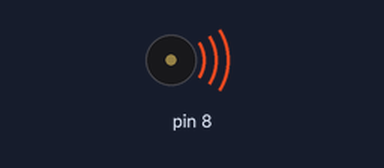
Simulated run of this sketch. Board: Arduino Uno, built with avr-gcc and run on an emulated ATmega328P. Shown: buzzer (waves = sounding).

Above: at 0.5 s.
At 6.7 s:
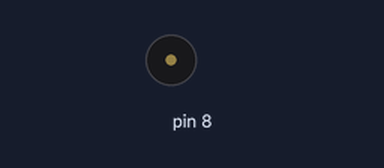
Timing chart, 0 to 10.0 s (numbered marks = the images above):
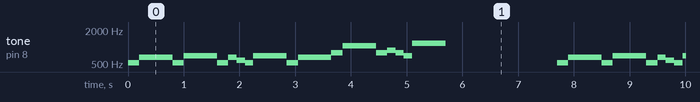

The sketch:

passive_buzzer.ino
```cpp
//www.elegoo.com
//2016.12.08

#include "pitches.h"

// notes in the melody:
int melody[] = {
  NOTE_C5, NOTE_E5, NOTE_C5, NOTE_F5, NOTE_C5, NOTE_E5, NOTE_D5, NOTE_C5, NOTE_F5,
  NOTE_C5, NOTE_E5, NOTE_G5, NOTE_C6, NOTE_G5, NOTE_A5, NOTE_G5, NOTE_F5, NOTE_D6,};
int duration[] = {
  100, 300, 100, 300, 100, 75, 75, 75, 300,
  100, 300, 100, 300, 100, 75, 75, 75 ,300};  // 500 miliseconds

void setup() {

}

void loop() {
  for (int i = 0; i < 18; i++) {
    // pin8 output the voice, every scale is 0.5 sencond
    tone(8, melody[i]);

    // Output the voice after several minutes
    delay(duration[i]*2);
    noTone(8);
  }

  // restart after two seconds
  delay(2000);
}
```

pitches.h
```cpp
/*************************************************
 * Public Constants
 *************************************************/

#define NOTE_B0  31
#define NOTE_C1  33
#define NOTE_CS1 35
#define NOTE_D1  37
#define NOTE_DS1 39
#define NOTE_E1  41
#define NOTE_F1  44
#define NOTE_FS1 46
#define NOTE_G1  49
#define NOTE_GS1 52
#define NOTE_A1  55
#define NOTE_AS1 58
#define NOTE_B1  62
#define NOTE_C2  65
#define NOTE_CS2 69
#define NOTE_D2  73
#define NOTE_DS2 78
#define NOTE_E2  82
#define NOTE_F2  87
#define NOTE_FS2 93
#define NOTE_G2  98
#define NOTE_GS2 104
#define NOTE_A2  110
#define NOTE_AS2 117
#define NOTE_B2  123
#define NOTE_C3  131
#define NOTE_CS3 139
#define NOTE_D3  147
#define NOTE_DS3 156
#define NOTE_E3  165
#define NOTE_F3  175
#define NOTE_FS3 185
#define NOTE_G3  196
#define NOTE_GS3 208
#define NOTE_A3  220
#define NOTE_AS3 233
#define NOTE_B3  247
#define NOTE_C4  262
#define NOTE_CS4 277
#define NOTE_D4  294
#define NOTE_DS4 311
#define NOTE_E4  330
#define NOTE_F4  349
#define NOTE_FS4 370
#define NOTE_G4  392
#define NOTE_GS4 415
#define NOTE_A4  440
#define NOTE_AS4 466
#define NOTE_B4  494
#define NOTE_C5  523
#define NOTE_CS5 554
#define NOTE_D5  587
#define NOTE_DS5 622
#define NOTE_E5  659
#define NOTE_F5  698
#define NOTE_FS5 740
#define NOTE_G5  784
#define NOTE_GS5 831
#define NOTE_A5  880
#define NOTE_AS5 932
#define NOTE_B5  988
#define NOTE_C6  1047
#define NOTE_CS6 1109
#define NOTE_D6  1175
#define NOTE_DS6 1245
#define NOTE_E6  1319
#define NOTE_F6  1397
#define NOTE_FS6 1480
#define NOTE_G6  1568
#define NOTE_GS6 1661
#define NOTE_A6  1760
#define NOTE_AS6 1865
#define NOTE_B6  1976
#define NOTE_C7  2093
#define NOTE_CS7 2217
#define NOTE_D7  2349
#define NOTE_DS7 2489
#define NOTE_E7  2637
#define NOTE_F7  2794
#define NOTE_FS7 2960
#define NOTE_G7  3136
#define NOTE_GS7 3322
#define NOTE_A7  3520
#define NOTE_AS7 3729
#define NOTE_B7  3951
#define NOTE_C8  4186
#define NOTE_CS8 4435
#define NOTE_D8  4699
#define NOTE_DS8 4978
```
